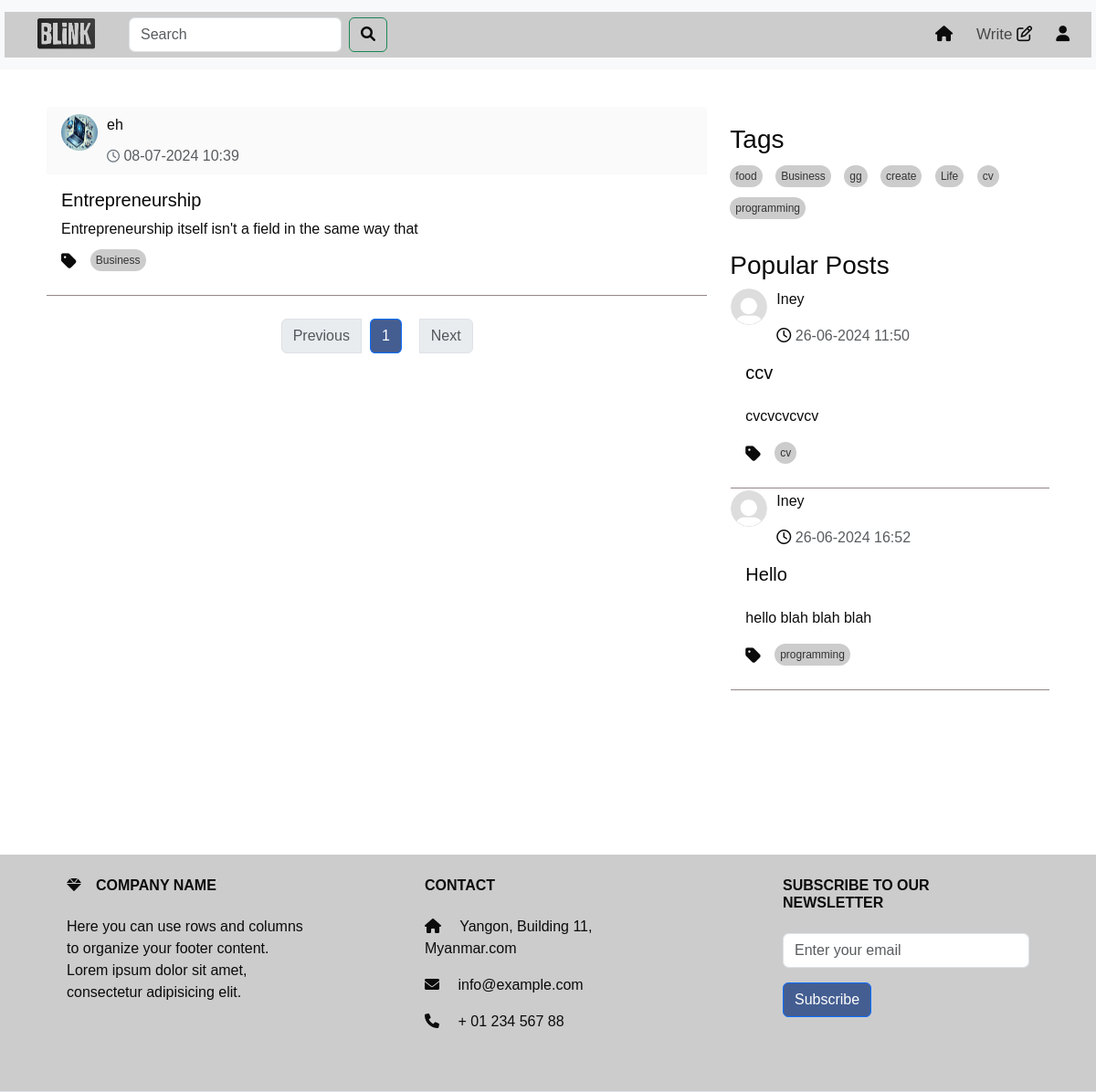
Page /home/Business (signed in) on the committed database.
### models.py (models this page shows, shortened)
class Post(db.Model):
    id = db.Column(db.Integer, primary_key=True)
    title = db.Column(db.Text())
    content = db.Column(db.Text())
    tag = db.Column(db.Text(), nullable=False)
    user_id = db.Column(db.Integer, db.ForeignKey('user.id'), nullable=False)
    created_date = db.Column(db.DateTime,default=datetime.datetime.now)
    likes = db.Column(db.Integer, default=0)
    meta = db.Column(db.Text, nullable=True)
    comments = db.relationship('Comment', backref='post',cascade="all, delete", lazy=True)

class User(UserMixin,db.Model):
    id = db.Column(db.Integer, primary_key=True)
    username = db.Column(db.String(50), unique=True)
    email =db.Column(db.String(50), unique=True)
    password = db.Column(db.String(100))
    bio = db.Column(db.String(50))
    profile_picture = db.Column(db.String(250))
    posts = db.relationship('Post', backref='author', lazy=True)
    comments = db.relationship('Comment', backref='author', lazy=True)

### route.py (the view)
@app.route('/home/<string:tag>', methods=['GET', 'POST'])
@login_required
def home_tag(tag,limit=2):
    page = request.args.get('page', 1, type=int)
    per_page = 10  # Number of posts per page
    posts_with_tag = get_posts(page, per_page, tag=tag)
    unique_tags = list(set(tag for tag, in Post.query.with_entities(Post.tag).distinct()))
    popular_posts = Post.query.order_by(Post.likes.desc()).limit(limit).all()
    forms=SearchForm()
    query = forms.search.data
    if forms.validate_on_submit():
        search_results = Post.query.filter(Post.title.ilike(f'%{query}%')).all()
        return render_template('search_results.html' ,tags=unique_tags, search_results =search_results, form = forms)
    return render_template('home.html',tags=unique_tags, post=posts_with_tag, form = forms ,popular_posts=popular_posts)

### forms.py
class SearchForm(FlaskForm):
    search = StringField('Search ', validators=[DataRequired()])
    submit = SubmitField('Search')

### route.py (called while the page is built)
@login_manager.user_loader
def loader_user(user_id):
    return User.query.get(user_id)

def get_posts(page, per_page, tag=None):
    if tag:
        return Post.query.filter(Post.tag.in_([tag])).paginate(page=page, per_page=per_page, error_out=False)
    return Post.query.order_by(Post.created_date.desc()).paginate(page=page, per_page=per_page, error_out=False)

### templates/home.html (shortened to what this page needs)
<!DOCTYPE html>
<html lang="en">
  <head>
    <link
      href="https://cdn.jsdelivr.net/npm/bootstrap@5.3.3/dist/css/bootstrap.min.css"
      rel="stylesheet"
    />
    <link
      href="https://cdnjs.cloudflare.com/ajax/libs/font-awesome/6.0.0-beta3/css/all.min.css"
      rel="stylesheet"
    />
    <link
      rel="stylesheet"
      href="https://cdnjs.cloudflare.com/ajax/libs/font-awesome/5.15.4/css/all.min.css"
    />
    <link
      href="https://cdnjs.cloudflare.com/ajax/libs/font-awesome/6.0.0-beta3/css/all.min.css"
      rel="stylesheet"
    />
    <link
      href="https://cdn.jsdelivr.net/npm/bootstrap@5.3.3/dist/css/bootstrap.min.css"
      rel="stylesheet"
    />
    <link
      href="https://cdnjs.cloudflare.com/ajax/libs/font-awesome/6.0.0-beta3/css/all.min.css"
      rel="stylesheet"
    />
    <link rel="stylesheet" href="/static/home.css" />
    <link rel="stylesheet" href="/static/topnav.css" />
  </head>
  <body>
    {% include 'topnav.html' %}
    <div class="container">
      <div class="row">
        <div class="col-sm-8">
          <div id="posts-container">
            {% for post in post.items %}
            <div class="card">
              <div
                class="card-header d-flex justify-content-between align-items-center"
              >
                <div class="profile-image">
                  <a
                    class="nav-link"
                    href="{{ url_for('profile',user_id=post.user_id) }}"
                    ><img
                      src="{{ url_for('static', filename='/photo/user_profile/'+post.author.profile_picture) }}"
                      width="60"
                      height="60"
                      alt=""
                  /></a>
                  <div style="width: 300px">
                    <p id="name">
                      <a
                        class="nav-link"
                        href="{{ url_for('profile',user_id=post.user_id) }}"
                        >{{post.author.username}}</a
                      >
                    </p>
                    <p class="text-muted mb-0">
                      <i class="fa-regular fa-clock"></i>
                      {{post.created_date.strftime('%d-%m-%Y %H:%M')}}
                    </p>
                  </div>
                </div>
              </div>
              <div class="card-body">
                <a
                  class="nav-link"
                  href="{{ url_for('full_post',post_id=post.id) }}"
                >
                  <h5 class="card-title">{{post.title}}</h5>
                  <p class="card-text" id="card-description">
                    {{post.meta | safe}}
                  </p>
                  <div class="tags-container">
                    <ul class="list-group list-group-horizontal">
                      <i class="fas fa-tag"></i>
                      <a
                        href="{{ url_for('home_tag',tag=post.tag ) }}"
                        class="tag"
                        >{{post.tag}}
                      </a>
                    </ul>
                  </div>
                </a>
              </div>
              <div
                class="card-end"
                style="border-bottom: #958787 solid 1px"
              ></div>
            </div>
            {% endfor %}
          </div>
          <nav aria-label="Page navigation" class="mt-4">
            <ul class="pagination justify-content-center" style="gap: 10px">
              <li
                class="page-item {% if not post.has_prev %}disabled{% endif %}"
              >
                {% if post.has_prev %}
                <a class="page-link" href="?page={{ post.prev_num }}"
                  >Previous</a
                >
                {% else %}
                <span class="page-link">Previous</span>
                {% endif %}
              </li>
              {% for page_num in post.iter_pages() %} {% if page_num %}
              <li
                class="page-item {% if post.page == page_num %}active{% endif %}"
              >
                <a
                  class="page-link"
                  href="?page={{ page_num }}"
                  style="background-color: #445e91"
                  >{{ page_num }}</a
                >
              </li>
              {% else %}
              <li class="page-item disabled">
                <span class="page-link">...</span>
              </li>
              {% endif %} {% endfor %}
              <li
                class="page-item {% if not post.has_next %}disabled{% endif %}"
              >
                {% if post.has_next %}
                <a class="page-link" href="?page={{ post.next_num }}">Next</a>
                {% else %}
                <span class="page-link">Next</span>
                {% endif %}
              </li>
            </ul>
          </nav>
        </div>
        {% include 'sidenav.html' %}
      </div>
    </div>
    {% include 'footer.html' %}
  </body>
</html>

### templates/sidenav.html (shortened to what this page needs)
<!DOCTYPE html>
<html lang="en">
  <head>
    <link
      href="https://cdn.jsdelivr.net/npm/bootstrap@5.3.3/dist/css/bootstrap.min.css"
      rel="stylesheet"
    />
    <link
      href="https://cdnjs.cloudflare.com/ajax/libs/font-awesome/6.0.0-beta3/css/all.min.css"
      rel="stylesheet"
    />
    <link
      rel="stylesheet"
      href="https://cdnjs.cloudflare.com/ajax/libs/font-awesome/5.15.4/css/all.min.css"
    />
    <link
      href="https://cdnjs.cloudflare.com/ajax/libs/font-awesome/6.0.0-beta3/css/all.min.css"
      rel="stylesheet"
    />
    <link rel="stylesheet" href="/static/home.css" />
  </head>
  <body>
    <div class="col-sm-4" id="right-column">
      <div class="tags-section">
        <h3>Tags</h3>
        <div class="tags-container">
          {% if tags %} {% for tag in tags %}
          <a href="{{ url_for('home_tag',tag=tag ) }}" class="tag">{{ tag }}</a>
          {% endfor %} {% else %}
          <p>No tags available</p>
          {% endif %}
        </div>
      </div>
      <div class="mt-4">
        <h3>Popular Posts</h3>
        {% for popular_post in popular_posts %}
        <div class="card">
          <div>
            <div class="profile-image">
              <a
                class="nav-link"
                href="{{ url_for('profile',user_id=popular_post.user_id) }}"
                ><img
                  src="{{ url_for('static', filename='/photo/user_profile/'+popular_post.author.profile_picture) }}"
                  width="60"
                  height="60"
                  alt=""
              /></a>
              <div style="width: 300px">
                <p id="name">
                  <a
                    class="nav-link"
                    href="{{ url_for('profile',user_id=popular_post.user_id) }}"
                    >{{popular_post.author.username}}</a
                  >
                </p>
                <p class="text-muted mb-0">
                  <i class="fa-regular fa-clock"></i>
                  {{popular_post.created_date.strftime('%d-%m-%Y %H:%M')}}
                </p>
              </div>
            </div>
          </div>
          <div class="card-body">
            <a
              class="nav-link"
              href="{{ url_for('full_post',post_id=popular_post.id) }}"
            >
              <h5 class="card-title" id="popular">{{popular_post.title}}</h5>
              <p class="card-text" id="card-description">
                {{popular_post.meta |safe }}
              </p>
              <div class="tags-container">
                <ul class="list-group list-group-horizontal">
                  <i class="fas fa-tag"></i>
                  <a
                    href="{{ url_for('home_tag',tag=popular_post.tag ) }}"
                    class="tag"
                    >{{popular_post.tag}}</a
                  >
                </ul>
              </div>
            </a>
          </div>
          <div class="card-end" style="border-bottom: #958787 solid 1px"></div>
        </div>
        {% endfor %}
      </div>
    </div>
  </body>
</html>

### static/home.css (style rules this page uses)
* { color: #0c0b0b; font-family: sans-serif; margin: 0; padding: 0; box-sizing: border-box; }
.container { background: #fff; padding: 20px; margin-top: 20px; z-index: 1; }
.card { color: #070707; border-color: #ffffff; background-color: #ffffff; }
.card-header { padding: 10px; background-color: #fafafa; border-bottom: 1px solid #ccc; display: flex; align-items: center; border-bottom: none !important; }
.card-header { display: flex; flex-direction: row; justify-content: space-between; align-items: center; padding: 0.5rem 1rem; }
.profile-image { margin-right: 10px; }
.profile-image img { border-radius: 50%; width: 40px; height: 40px; }
.card-header p { margin: 0; }
.card-header i { margin: 0; font-size: 14px; color: #6c757d; }
.card-body { background-color: #ffffff; }
.card-text { overflow: hidden; text-overflow: ellipsis; display: -webkit-box; -webkit-line-clamp: 3; -webkit-box-orient: vertical; transition: -webkit-line-clamp 0.5s ease; }
.profile-image { float: left; display: flex; justify-content: center; margin-right: 1rem; }
.profile-image img { border-radius: 50%; }
#right-column { position: -webkit-sticky; position: sticky; top: 0; height: 100vh; overflow-y: auto; padding-top: 20px; }
ul { display: flex; }
#right-column { position: -webkit-sticky; position: sticky; top: 0; height: 100vh; overflow-y: hidden; padding-top: 20px; z-index: 1; }
.tags-container { margin-top: 10px; }
.fa-tag { font-size: 1.2em; margin-right: 5px; vertical-align: middle; }
.tags-container .tag { background-color: #ccc; color: #333; padding: 3px 6px; margin-right: 10px; border-radius: 20px; text-decoration: none; font-size: 12px; display: inline-block; }

### static/topnav.css (style rules this page uses)
* { color: #0c0b0b; font-family: sans-serif; margin: 0; padding: 0; box-sizing: border-box; }
.container { background: #fff; padding: 20px; margin-top: 20px; z-index: 1; }
.d-flex { padding-left: 20px; background-color: #ccc; }
.row a { border-radius: 15%; margin-bottom: 10px; margin-right: 10px; }

### rows in the picture
Post: profile_picture (picture), author.username "eh", created_date "08-07-2024 10:39", title "Entrepreneurship", meta "Entrepreneurship itself isn't a field in the same way that", tag "Business"
Post: tag "food"
Post: tag "create"
Post: tag "Life"
Post: profile_picture (placeholder picture), author.username "Iney", created_date "26-06-2024 11:50", title "ccv", meta "cvcvcvcvcv", tag "cv"
Post: profile_picture (placeholder picture), author.username "Iney", created_date "26-06-2024 16:52", title "Hello", meta "hello blah blah blah", tag "programming"

### other values in the picture
{{ page_num }} "1"
{{ tag }} "Business" "gg" "cv" "programming"
